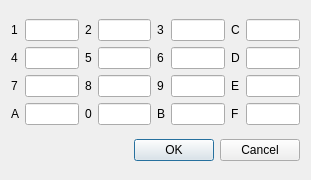
<?xml version="1.0" encoding="UTF-8"?>
<ui version="4.0">
 <class>KeyMapEditor</class>
 <widget class="QDialog" name="KeyMapEditor">
  <property name="geometry">
   <rect>
    <x>0</x>
    <y>0</y>
    <width>311</width>
    <height>180</height>
   </rect>
  </property>
  <property name="windowTitle">
   <string>Key Mappings</string>
  </property>
  <layout class="QVBoxLayout" name="verticalLayout">
   <item>
    <layout class="QGridLayout" name="gridLayout">
     <item row="0" column="0">
      <widget class="QLabel" name="label">
       <property name="text">
        <string>1</string>
       </property>
      </widget>
     </item>
     <item row="0" column="1">
      <widget class="QLineEdit" name="lineEdit_1"/>
     </item>
     <item row="0" column="2">
      <widget class="QLabel" name="label_2">
       <property name="text">
        <string>2</string>
       </property>
      </widget>
     </item>
     <item row="0" column="3">
      <widget class="QLineEdit" name="lineEdit_2"/>
     </item>
     <item row="0" column="4">
      <widget class="QLabel" name="label_3">
       <property name="text">
        <string>3</string>
       </property>
      </widget>
     </item>
     <item row="0" column="5">
      <widget class="QLineEdit" name="lineEdit_3"/>
     </item>
     <item row="0" column="6">
      <widget class="QLabel" name="label_4">
       <property name="text">
        <string>C</string>
       </property>
      </widget>
     </item>
     <item row="0" column="7">
      <widget class="QLineEdit" name="lineEdit_C"/>
     </item>
     <item row="1" column="0">
      <widget class="QLabel" name="label_8">
       <property name="text">
        <string>4</string>
       </property>
      </widget>
     </item>
     <item row="1" column="1">
      <widget class="QLineEdit" name="lineEdit_4"/>
     </item>
     <item row="1" column="2">
      <widget class="QLabel" name="label_5">
       <property name="text">
        <string>5</string>
       </property>
      </widget>
     </item>
     <item row="1" column="3">
      <widget class="QLineEdit" name="lineEdit_5"/>
     </item>
     <item row="1" column="4">
      <widget class="QLabel" name="label_6">
       <property name="text">
        <string>6</string>
       </property>
      </widget>
     </item>
     <item row="1" column="5">
      <widget class="QLineEdit" name="lineEdit_6"/>
     </item>
     <item row="1" column="6">
      <widget class="QLabel" name="label_7">
       <property name="text">
        <string>D</string>
       </property>
      </widget>
     </item>
     <item row="1" column="7">
      <widget class="QLineEdit" name="lineEdit_D"/>
     </item>
     <item row="2" column="0">
      <widget class="QLabel" name="label_12">
       <property name="text">
        <string>7</string>
       </property>
      </widget>
     </item>
     <item row="2" column="1">
      <widget class="QLineEdit" name="lineEdit_7"/>
     </item>
     <item row="2" column="2">
      <widget class="QLabel" name="label_9">
       <property name="text">
        <string>8</string>
       </property>
      </widget>
     </item>
     <item row="2" column="3">
      <widget class="QLineEdit" name="lineEdit_8"/>
     </item>
     <item row="2" column="4">
      <widget class="QLabel" name="label_10">
       <property name="text">
        <string>9</string>
       </property>
      </widget>
     </item>
     <item row="2" column="5">
      <widget class="QLineEdit" name="lineEdit_9"/>
     </item>
     <item row="2" column="6">
      <widget class="QLabel" name="label_11">
       <property name="text">
        <string>E</string>
       </property>
      </widget>
     </item>
     <item row="2" column="7">
      <widget class="QLineEdit" name="lineEdit_E"/>
     </item>
     <item row="3" column="0">
      <widget class="QLabel" name="label_16">
       <property name="text">
        <string>A</string>
       </property>
      </widget>
     </item>
     <item row="3" column="1">
      <widget class="QLineEdit" name="lineEdit_A"/>
     </item>
     <item row="3" column="2">
      <widget class="QLabel" name="label_13">
       <property name="text">
        <string>0</string>
       </property>
      </widget>
     </item>
     <item row="3" column="3">
      <widget class="QLineEdit" name="lineEdit_0"/>
     </item>
     <item row="3" column="4">
      <widget class="QLabel" name="label_14">
       <property name="text">
        <string>B</string>
       </property>
      </widget>
     </item>
     <item row="3" column="5">
      <widget class="QLineEdit" name="lineEdit_B"/>
     </item>
     <item row="3" column="6">
      <widget class="QLabel" name="label_15">
       <property name="text">
        <string>F</string>
       </property>
      </widget>
     </item>
     <item row="3" column="7">
      <widget class="QLineEdit" name="lineEdit_F"/>
     </item>
    </layout>
   </item>
   <item>
    <layout class="QHBoxLayout" name="horizontalLayout">
     <item>
      <spacer name="horizontalSpacer">
       <property name="orientation">
        <enum>Qt::Horizontal</enum>
       </property>
       <property name="sizeHint" stdset="0">
        <size>
         <width>40</width>
         <height>20</height>
        </size>
       </property>
      </spacer>
     </item>
     <item>
      <widget class="QDialogButtonBox" name="buttonBox">
       <property name="orientation">
        <enum>Qt::Horizontal</enum>
       </property>
       <property name="standardButtons">
        <set>QDialogButtonBox::Cancel|QDialogButtonBox::Ok</set>
       </property>
      </widget>
     </item>
    </layout>
   </item>
  </layout>
 </widget>
 <resources/>
 <connections>
  <connection>
   <sender>buttonBox</sender>
   <signal>accepted()</signal>
   <receiver>KeyMapEditor</receiver>
   <slot>accept()</slot>
   <hints>
    <hint type="sourcelabel">
     <x>248</x>
     <y>254</y>
    </hint>
    <hint type="destinationlabel">
     <x>157</x>
     <y>274</y>
    </hint>
   </hints>
  </connection>
  <connection>
   <sender>buttonBox</sender>
   <signal>rejected()</signal>
   <receiver>KeyMapEditor</receiver>
   <slot>reject()</slot>
   <hints>
    <hint type="sourcelabel">
     <x>316</x>
     <y>260</y>
    </hint>
    <hint type="destinationlabel">
     <x>286</x>
     <y>274</y>
    </hint>
   </hints>
  </connection>
 </connections>
</ui>
